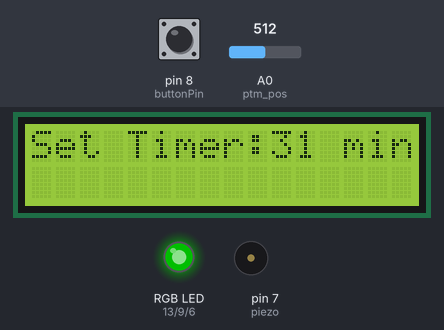
This sketch was run on a simulated Arduino Uno, built with avr-gcc and run on an emulated ATmega328P. On the bench: 16×2 character LCD, an RGB LED mixed from three pins (HIGH = lit), buzzer (waves = sounding). The inputs (shaded band) are chosen by the test bench; at power-on: pin 8 (buttonPin) HIGH, A0 (ptm_pos) = 512. Dim RGB values are drawn brighter than linear.

Above: at 1.2 s.
1.3 s: pin 8 (buttonPin) pulled LOW for 0.15 s
At 4.2 s:
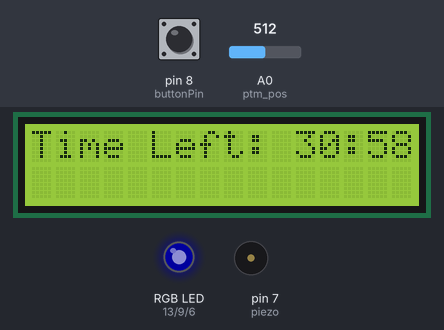
4.4 s: pin 8 (buttonPin) pulled LOW for 1 s
At 6.1 s:
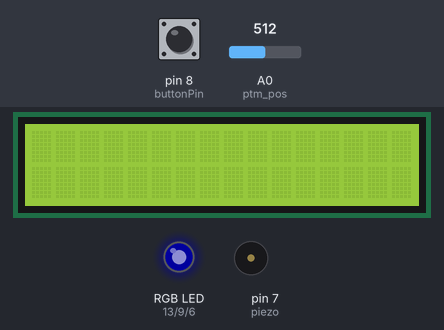
Timing chart, 0 to 7.6 s (numbered marks = the images above; inputs shaded):
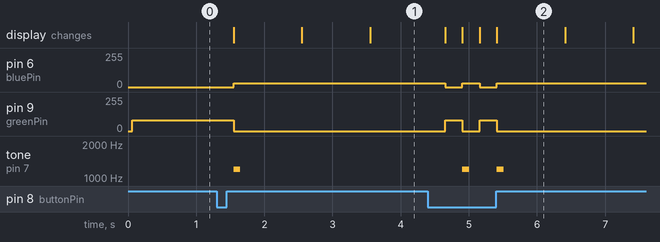

Measured:
- after the input at 1.3 s, pin 6 (bluePin): 0/255 → 30/255 after 0.25 s; pin 9 (greenPin): 80/255 → 0/255 after 0.25 s; tone on pin 7 (piezo): silent → 1200 Hz after 0.25 s, → silent 0.10 s later; the display: first changes after 0.25 s (image 1 shows a later state)
- after the input at 4.4 s, pin 6 (bluePin): alternates 30/255 for 0.25 s and 0/255 for 0.25 s, 4 changes in all, then stays 30/255, starting after 0.25 s; pin 9 (greenPin): alternates 80/255 for 0.25 s and 0/255 for 0.25 s, 4 changes in all, then stays 0/255, starting after 0.25 s
- what the display in image 2 shows lasts 1.0 s, from 5.4 s to 6.4 s

The sketch:

timer.ino
```cpp
#include <LiquidCrystal.h>

const int rs = 12, en = 10, d4 = 5, d5 = 4, d6 = 3, d7 = 2;
LiquidCrystal lcd(rs, en, d4, d5, d6, d7);

const int ptm_pos = A0;
const int buttonPin = 8;

const int redPin = 13;
const int greenPin = 9;
const int bluePin = 6;
const int piezo = 7;


int ptm;
int theta;
int blueLevel;
int pitch;

int setTime = 0;
int timeLeft = 0;
bool isCounting = false;

unsigned long previousMillis = 0;
const long interval = 1000;

int lastPtm = -100;
int lastSetTime = -1;
int lastButtonState = HIGH;


void setup() {
  // put your setup code here, to run once:
  lcd.begin(16,2);
  lcd.setCursor(0,0);

  pinMode(buttonPin, INPUT_PULLUP);

  pinMode(redPin, OUTPUT);
  pinMode(greenPin, OUTPUT);
  pinMode(bluePin, OUTPUT);
  pinMode(piezo, OUTPUT);
//  lcd.print("test");
}

void loop() {
  // put your main code here, to run repeatedly:
  int currentButtonState = digitalRead(buttonPin);

  if (digitalRead(buttonPin) == LOW){
    delay(250);

    if (!isCounting && setTime > 0){
      isCounting = true;
      timeLeft = setTime*60;

      previousMillis = millis();

      setColor(0, 30, 0);

      tone(piezo, 1200, 100);

      lcd.clear();
    }
      else if (isCounting){
      isCounting = false;
      lcd.clear();
      lastSetTime = -1;
    }
  }

  lastButtonState = currentButtonState;

  if (!isCounting){

    int currentPtm = analogRead(ptm_pos);
    if (abs(currentPtm-lastPtm) > 4 || lastSetTime == -1){
      lastPtm = currentPtm;
      blueLevel = map(currentPtm, 0, 1023, 156, 3);
      setTime = map(currentPtm, 0, 1023, 60, 1);
      pitch = map(currentPtm, 0, 1023, 1000, 300);

      setColor(0, 0, blueLevel);

      if (setTime != lastSetTime){
        lcd.setCursor(0,0);
        lcd.print("Set Timer:");

        if (setTime < 10){
        lcd.print("0");
        }
        lcd.print(setTime);
        lcd.print(" min ");

        if (lastSetTime != -1){
          tone(piezo, pitch, 10);
        }

        lastSetTime = setTime;
      }
    }
  }

  if (isCounting){
    unsigned long currentMillis = millis();
    if (currentMillis - previousMillis >= interval){
      previousMillis = currentMillis;
      timeLeft--;

      int displayMins = timeLeft / 60;
      int displaySecs = timeLeft % 60;

      lcd.setCursor(0,0);
      lcd.print("Time Left: ");
      if (displayMins < 10) lcd.print("0");
      lcd.print(displayMins);
      lcd.print(":");
      if (displaySecs < 10) lcd.print("0");
      lcd.print(displaySecs);
      lcd.print(" ");

      if (timeLeft <= 0){
        isCounting = false;
        lcd.clear();
        lcd.setCursor(0,0);
        lcd.print("Time Completed");
        setColor(255, 0, 0);


        tone(piezo, 600, 400); // Low tone
        delay(500);
        tone(piezo, 800, 400); // High tone
        delay(500);
        tone(piezo, 600, 400); // Low tone
        delay(500);
        tone(piezo, 800, 400); // High tone
        delay(500);

        lcd.clear();
        lastSetTime = -1;
      }
    }
  }
}

void setColor(int redValue, int blueValue, int greenValue){
  analogWrite(redPin, redValue);
  analogWrite(bluePin, blueValue);
  analogWrite(greenPin, greenValue);
}
```
